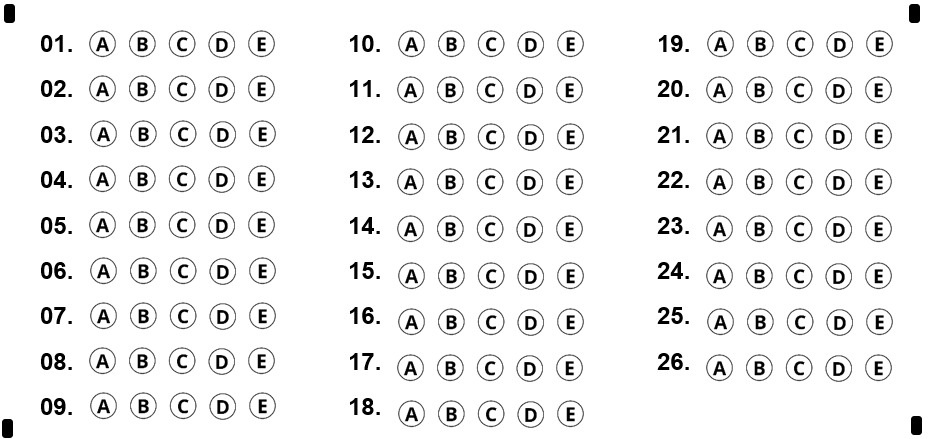
#> input picture assets/template_gabarito.jpeg, 931 x 439 px; its folder holds only this picture in this run
$ python -i detector_matricula.py   (imports and definitions only)
#> lines starting #> are read from the running program, lines starting #| are printed output that depends on the picture; after the words box and inside, x2 and y2 are one past the last pixel; in counts of white or black regions, pixels touching at a corner belong together
#> further down, picture is the input picture: shape (439, 931, 3); min 0, max 255, mean 239
import os
import sys
import cv2
import numpy as np
from PIL import Image
import logging
import pytesseract
import re
from pytesseract import image_to_data, Output

logger = logging.getLogger('DetectorMatricula')

# [9 lines left out: function resource_path, not called in this run]

class DetectorMatricula:
    """
    Classe para detecção e reconhecimento de matrículas em documentos,
    usando OCR tradicional, ROI, fallback heurístico e pré-processamento.
    """

    def __init__(self, config=None, debug=False, debug_dir="debug"):
        self.config = config or {}
        self.tesseract_configs = [
            '--psm 7 -c tessedit_char_whitelist=0123456789',
            '--psm 8 -c tessedit_char_whitelist=0123456789',
            '--psm 6 -c tessedit_char_whitelist=0123456789',
            '--psm 10 -c tessedit_char_whitelist=0123456789',
            '--psm 13 -c tessedit_char_whitelist=0123456789',
        ]
        self.min_length = self.config.get('matricula_min_length', 5)
        self.max_length = self.config.get('matricula_max_length', 10)
        self.debug = debug
        self.debug_dir = debug_dir
        os.makedirs(self.debug_dir, exist_ok=True)

    def processar_documento(self, imagem, debug_folder=None):
        if isinstance(imagem, np.ndarray):
            imagem_pil = Image.fromarray(imagem)
        else:
            imagem_pil = imagem

        matricula, confianca = self.extrair_matricula_scaneada(imagem_pil, debug_folder)

        resultado = {
            "matricula": matricula,
            "confianca": confianca,
            "valido": bool(matricula and self._validar_matricula(matricula))
        }
        return resultado

    def extrair_matricula_scaneada(self, imagem, debug_folder=None):
        if isinstance(imagem, np.ndarray):
            imagem_pil = Image.fromarray(imagem)
        else:
            imagem_pil = imagem

        roi_pil = self._extrair_roi_matricula(imagem_pil, debug_folder)

        if roi_pil is None or roi_pil.size[0] < 10:
            logger.warning("Não foi possível extrair ROI da matrícula. Tentando OCR geral.")
            return self._ocr_semantico_global(imagem_pil)

        processed_images = self._aplicar_tecnicas_pre_processamento(roi_pil)
        resultados = []

        for technique, img in processed_images:
            img_morph = self._aplicar_morfologia_adaptativa(img)
            for config in self.tesseract_configs:
                try:
                    texto = pytesseract.image_to_string(img_morph, config=config).strip()
                    texto = self._corrigir_erros_comuns(texto)
                    if texto and self._validar_matricula(texto):
                        resultados.append((texto, 0.8))
                except Exception as e:
                    logger.error(f"Erro OCR {technique}: {e}")

        if resultados:
            resultados.sort(key=lambda x: x[1], reverse=True)
            melhor_texto, melhor_confianca = resultados[0]
            return melhor_texto, melhor_confianca

        return self._ocr_semantico_global(imagem_pil)

    # [24 lines left out: function _ocr_semantico_global, not called in this run]

    def _extrair_roi_matricula(self, imagem_pil, debug_folder=None):
        if "matricula_template_path" in self.config:
            try:
                from modules.core.detector import detectar_area_cabecalho_template, pre_processar_imagem
                template_path = resource_path(self.config["matricula_template_path"])
                if os.path.exists(template_path):
                    template = Image.open(template_path)
                    img_proc = pre_processar_imagem(imagem_pil)
                    pts, score = detectar_area_cabecalho_template(img_proc, template)
                    if score >= self.config.get("matricula_template_threshold", 0.25):
                        xs = [p[0] for p in pts]
                        ys = [p[1] for p in pts]
                        x_min, x_max = min(xs), max(xs)
                        y_min, y_max = min(ys), max(ys)

                        # Pega do config os valores de padding e offset
                        pad_left   = self.config.get("matricula_template_pad_left", 0)
                        pad_right  = self.config.get("matricula_template_pad_right",0)
                        pad_top    = self.config.get("matricula_template_pad_top",0)
                        pad_bottom = self.config.get("matricula_template_pad_bottom", 0)
                        off_x      = self.config.get("matricula_template_offset_x",0)
                        off_y      = self.config.get("matricula_template_offset_y",0)

                        w, h = imagem_pil.width, imagem_pil.height

                        # Calcula as novas bordas, aplicando padding assimétrico e offset
                        x1 = max(0,               x_min - pad_left  + off_x)
                        y1 = max(0,               y_min - pad_top   + off_y)
                        x2 = min(w, x_max + pad_right + off_x)
                        y2 = min(h, y_max + pad_bottom+ off_y)

                        roi = imagem_pil.crop((x1, y1, x2, y2))
                        if debug_folder:
                            roi.save(os.path.join(debug_folder, "matricula_roi_template.png"))
                        return roi
            except Exception as e:
                logger.error(f"Erro no template matching: {e}")

        return imagem_pil

    def _aplicar_tecnicas_pre_processamento(self, imagem_pil):
        img_np = np.array(imagem_pil.convert("L"))
        processed_images = []

        img_eq = cv2.equalizeHist(img_np)
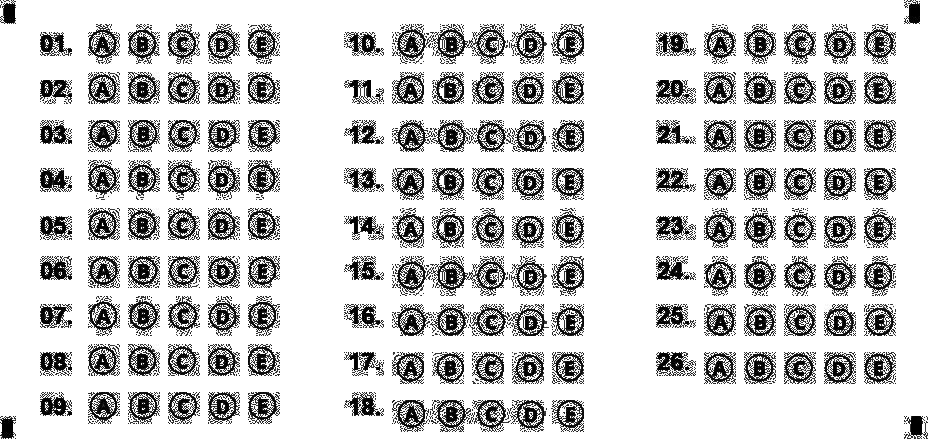
#> img_eq: shape (439, 931); min 0, max 255, mean 203.6
        _, img_otsu = cv2.threshold(img_eq, 0, 255, cv2.THRESH_BINARY + cv2.THRESH_OTSU)
#> img_otsu: shape (439, 931); 77.4% white; 1320 black regions (1165 under 20 px), largest, box (x1, y1, x2, y2) and area: (392, 120, 546, 152) 2355, (392, 24, 508, 64) 1901, (392, 256, 508, 296) 1901
        processed_images.append(("otsu", img_otsu))

        clahe = cv2.createCLAHE(clipLimit=2.0, tileGridSize=(8, 8))
        img_clahe = clahe.apply(img_np)
        _, img_clahe_bin = cv2.threshold(img_clahe, 0, 255, cv2.THRESH_BINARY + cv2.THRESH_OTSU)
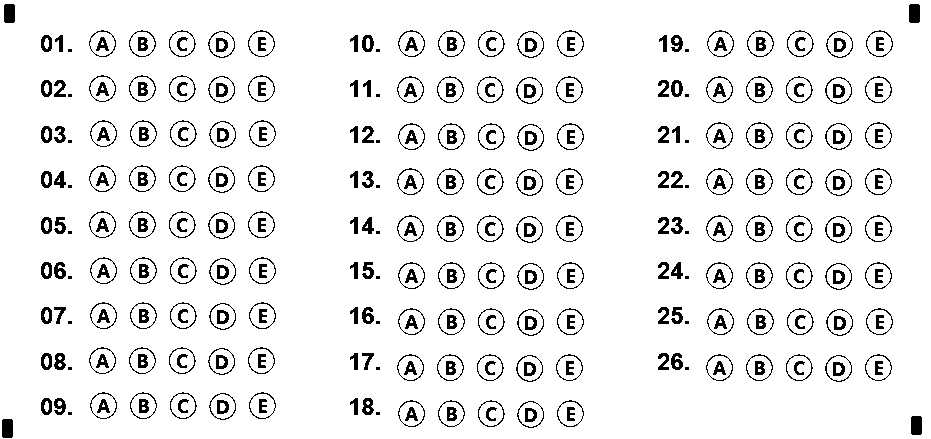
#> img_clahe_bin: shape (439, 931); 92.4% white; 342 black regions (26 under 20 px), largest, box (x1, y1, x2, y2) and area: (4, 4, 15, 23) 205, (909, 4, 920, 23) 205, (911, 416, 922, 435) 205
        processed_images.append(("clahe", img_clahe_bin))

        img_adaptive = cv2.adaptiveThreshold(
            img_np, 255, cv2.ADAPTIVE_THRESH_GAUSSIAN_C, cv2.THRESH_BINARY, 11, 2
        )
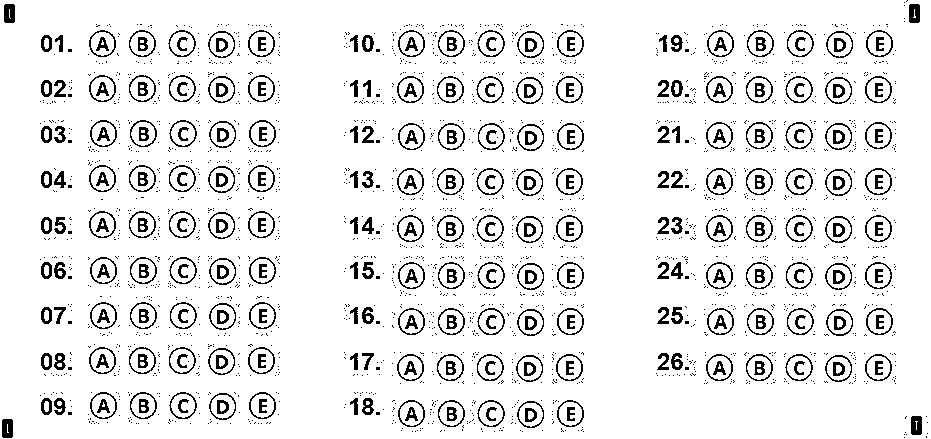
#> img_adaptive: shape (439, 931); 90.8% white; black in thin lines or dots
        processed_images.append(("adaptive", img_adaptive))

        return processed_images

    def _aplicar_morfologia_adaptativa(self, imagem_bin):
        result = imagem_bin.copy()

        white_pixels = cv2.countNonZero(imagem_bin)
        total_pixels = imagem_bin.size
        white_ratio = white_pixels / total_pixels

        if white_ratio > 0.5:
            kernel = np.ones((2, 2), np.uint8)
            result = cv2.morphologyEx(result, cv2.MORPH_OPEN, kernel, iterations=1)
        elif white_ratio < 0.2:
            kernel = np.ones((2, 1), np.uint8)
            result = cv2.morphologyEx(result, cv2.MORPH_CLOSE, kernel, iterations=1)

        return result

    # [67 lines left out: functions _corrigir_erros_comuns, detectar_area_matricula, detectar_matricula, not called in this run]

    def _validar_matricula(self, texto):
        return texto.isdigit() and self.min_length <= len(texto) <= self.max_length

>>> import cv2
>>> picture = cv2.imread('../../assets/template_gabarito.jpeg')
>>> result = DetectorMatricula().processar_documento(picture)
#> in extrair_matricula_scaneada, `processed_images = self._aplicar_tecnicas_pre_processamento(roi_pil)`: processed_images = 3 items
#> the loop in extrair_matricula_scaneada, `for technique, img in processed_images:` made 1 pass
#> (technique, white_pixels in _aplicar_morfologia_adaptativa, total_pixels in _aplicar_morfologia_adaptativa, white_ratio in _aplicar_morfologia_adaptativa, kernel in _aplicar_morfologia_adaptativa) on pass 1: ('otsu', 316515, 408709, 0.774, [[1, 1], [1, 1]])
#> pass 1, in _aplicar_morfologia_adaptativa, `result = cv2.morphologyEx(result, cv2.MORPH_OPEN, kernel, iterations=1)`:
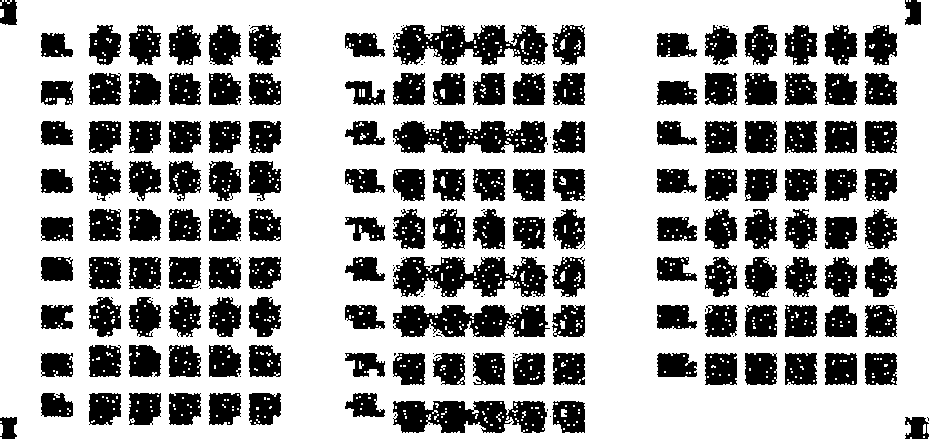
#> result: shape (439, 931); 67.4% white; 226 black regions (81 under 20 px), largest, box (x1, y1, x2, y2) and area: (393, 25, 548, 65) 3848, (393, 257, 548, 297) 3848, (393, 401, 547, 433) 3603
#> after the loop in extrair_matricula_scaneada, `for technique, img in processed_images:`: resultados = []
#> (the run stopped early here; a loop or call above may not have finished)
